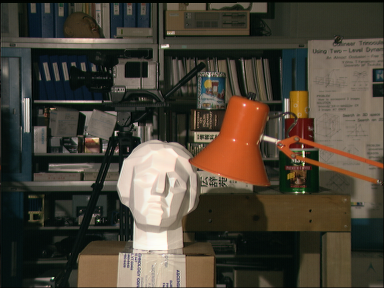
#> input picture assets/tsukuba/left.png, 384 x 288 px
$ python pixel_wise_matching.py
#> lines starting #> are read from the running program, lines starting #| are printed output that depends on the picture
import cv2
import numpy as np


path = 'result/pixel_wise/'


def l1_distance(x, y):
    return abs(x-y)


def l2_distance(x, y):
    return (x-y)**2


def pixel_wise_matching(left_img, right_img, disparity_range, distance_method, save_result=True):
    # read left, right images then convert to grayscale
#> called with left_img = 'assets/tsukuba/left.png', right_img = 'assets/tsukuba/right.png', disparity_range = 16, save_result = True
    left = cv2.imread(left_img, 0)
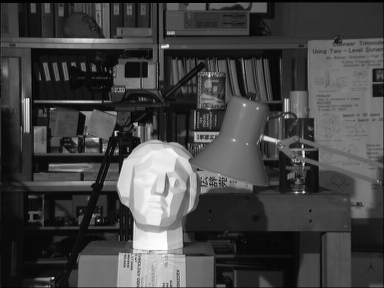
#> left: shape (288, 384); min 0, max 253, mean 67.8
    right = cv2.imread(right_img, 0)
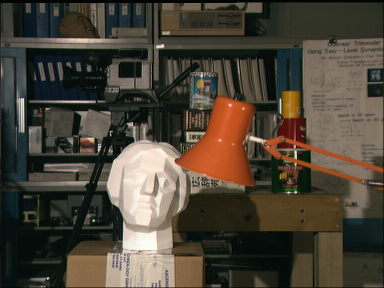
#> input picture assets/tsukuba/right.png, 384 x 288 px
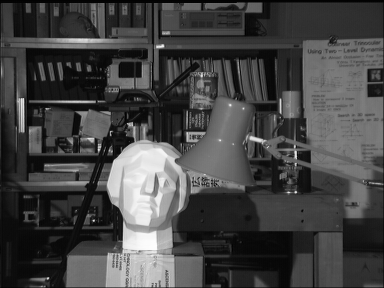
#> right: shape (288, 384); min 0, max 253, mean 68.2

    # convert to float32
    left = left.astype(np.float32)
    right = right.astype(np.float32)

    # initial depth matrix
    h, w = left.shape[:2]
#> h = 288; w = 384
    if distance_method == l1_distance:
        max_value = 255
    elif distance_method == l2_distance:
        max_value = 255 ** 2
    else:
        max_value = 0
    scale = 16

    # calculate cost using broadcasting
    cost = np.full((h, w, disparity_range), max_value, dtype=np.float32)
    for d in range(disparity_range):
        left_d = left[:, d:]
        right_d = right[:, 0:w-d]
        # using distance_method: l1, l2
        cost[:, d:, d] = distance_method(left_d, right_d)
#> this loop made 16 passes
#> pass 3, in pixel_wise_matching, `right_d = right[:, 0:w-d]`:
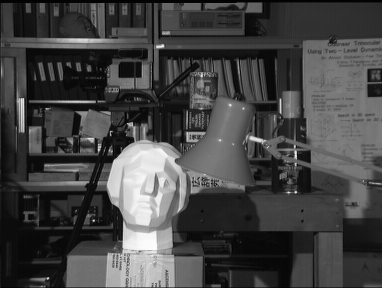
#> right_d: shape (288, 382) float32; min 0, max 253, mean 68.3
#> after the loop:
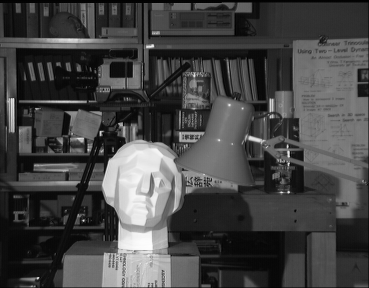
#> left_d: shape (288, 369) float32; min 0, max 253, mean 69.2

    min_cost = np.argmin(cost, axis=2)
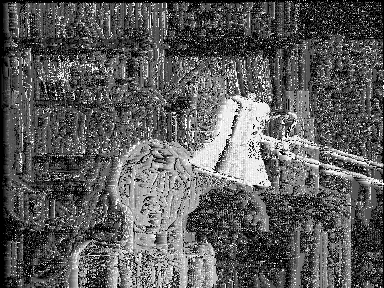
#> min_cost: shape (288, 384) int64; min 0, max 15, mean 5.4; drawn with min black and max white
    depth = min_cost * scale
    depth = depth.astype(np.uint8)

    if save_result == True:
        print('Saving result...')
        # Save results
        end_name = "l1" if distance_method == l1_distance else "l2"

        cv2.imwrite(f'{path}pixel_wise_{end_name}.png', depth)
        cv2.imwrite(f'{path}pixel_wise_{end_name}_color.png',
                    cv2.applyColorMap(depth, cv2.COLORMAP_JET))
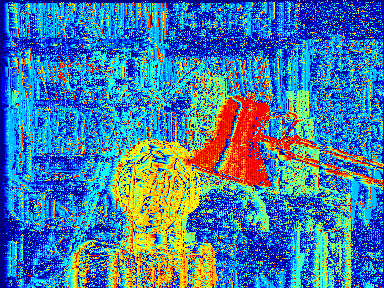
#> saved as pixel_wise_l1_color.png: shape (288, 384, 3); mean B, G, R 169.5, 123.8, 63.7

    print('Done.')
    return depth


left_img_path = 'assets/tsukuba/left.png'
right_img_path = 'assets/tsukuba/right.png'
disparity_range = 16

pixel_wise_result_l1 = pixel_wise_matching(left_img_path,
                                           right_img_path,
                                           disparity_range,
                                           l1_distance,
                                           save_result=True)

pixel_wise_result_l2 = pixel_wise_matching(left_img_path,
                                           right_img_path,
                                           disparity_range,
                                           l2_distance,
                                           save_result=True)
